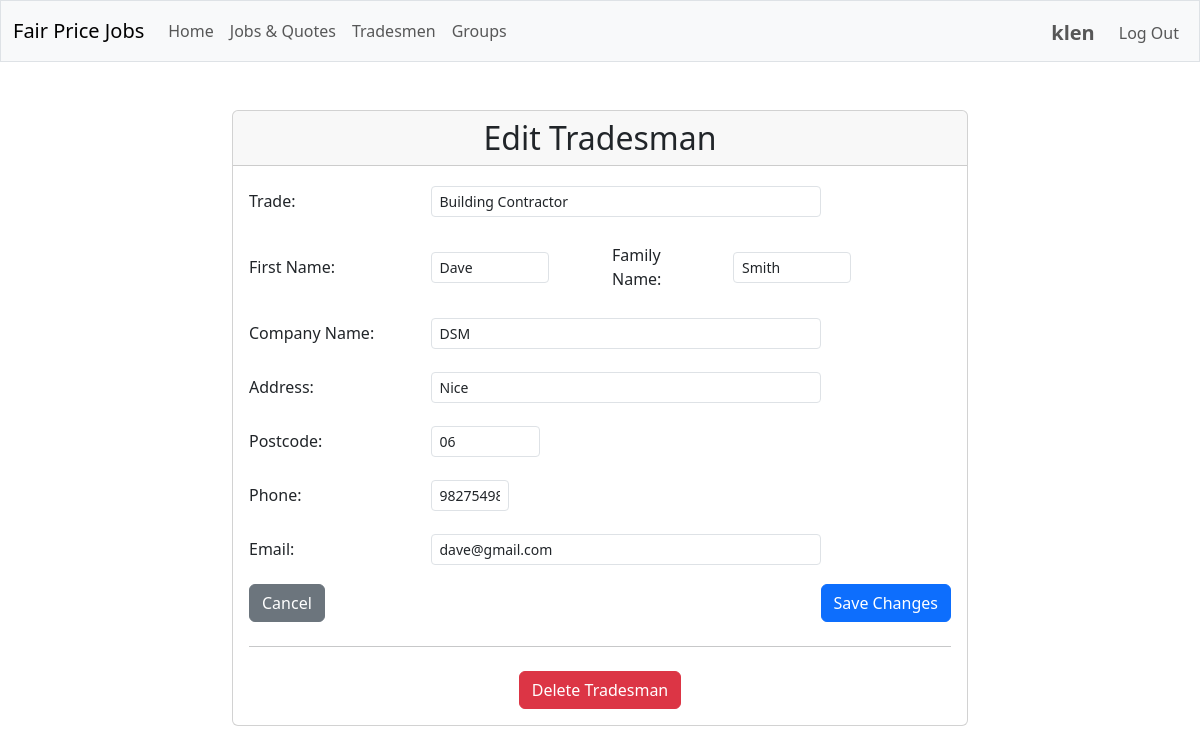
Before: /edit_tradesman/1 (signed in) with the older database file.
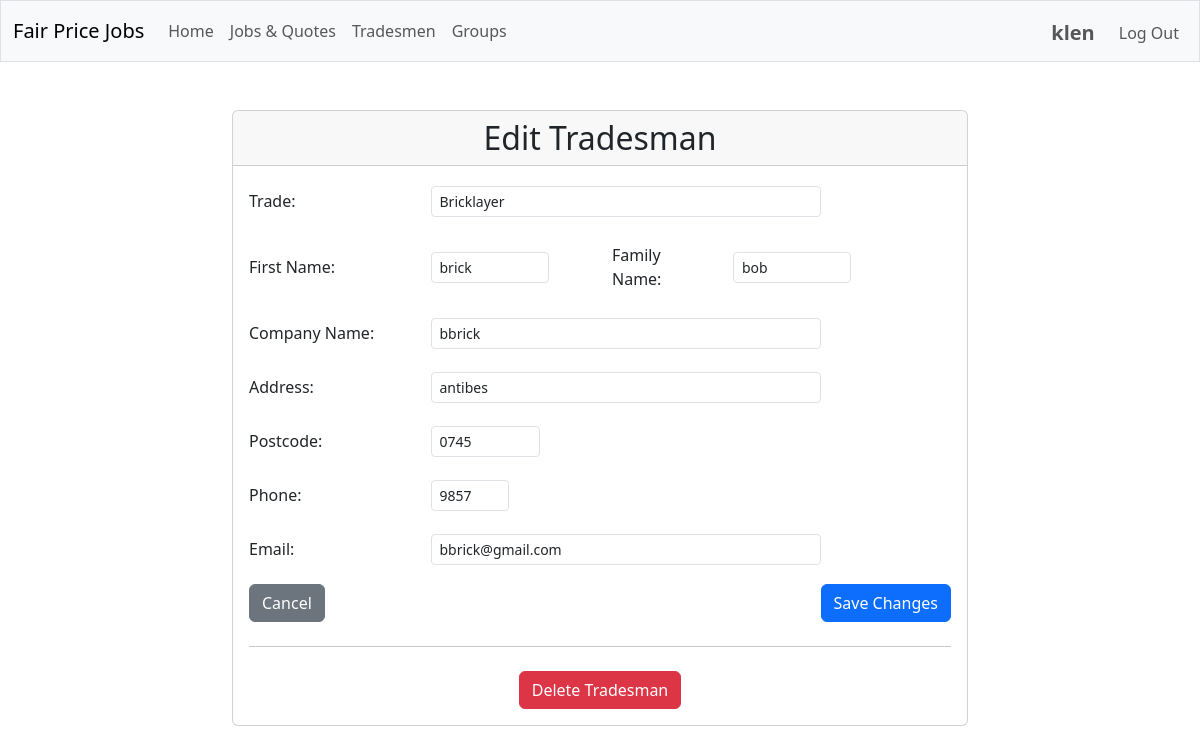
After: the same page with the newer database file.
### tables this page shows
CREATE TABLE tradesmen (
    id INTEGER PRIMARY KEY AUTOINCREMENT,
    trade TEXT NOT NULL,
    first_name TEXT,
    family_name TEXT NOT NULL,
    company_name TEXT,
    address TEXT NOT NULL,
    postcode TEXT NOT NULL,
    phone_number TEXT NOT NULL,
    email TEXT
);

### app/routes/tradesmen.py (the view, shortened to what this page needs)
@tradesmen_bp.route("/edit_tradesman/<int:tradesman_id>", methods=["GET", "POST"])
@login_required
def edit_tradesman(tradesman_id: int) -> Union[str, Response]:
    can_edit = tradesman_service.can_user_edit_tradesman(session["user_id"], tradesman_id)
    tradesman = tradesman_service.get_tradesman_by_id(tradesman_id)
    if not tradesman or not can_edit:
        flash("Tradesman not found or you don't have permission to edit.", "error")
        return redirect(url_for("main.index"))
    return render_template("edit_tradesman.html", tradesman=tradesman, can_delete=can_edit)

### app/helpers.py (called while the page is built)
def login_required(f: Callable) -> Callable:
    @wraps(f)
    def decorated_function(*args: Any, **kwargs: Any) -> Union[Response, Any]:
        if session.get("user_id") is None:
            return redirect("/login")
        return f(*args, **kwargs)
    return decorated_function

### app/services/database.py (called while the page is built)
def get_db_service() -> DatabaseService:
    return db_service

    def get_connection(self):
        if self.database_path is None:
            raise ValueError("Database path is not configured")
        try:
            if not hasattr(g, '_database'):
                g._database = sqlite3.connect(self.database_path, isolation_level=None)
                g._database.row_factory = sqlite3.Row
                g._database.execute("PRAGMA foreign_keys = ON")
            return g._database
        except RuntimeError:
            if not hasattr(self, '_test_connection'):
                self._test_connection = sqlite3.connect(self.database_path, isolation_level=None)
                self._test_connection.row_factory = sqlite3.Row
                self._test_connection.execute("PRAGMA foreign_keys = ON")
            return self._test_connection

### templates/edit_tradesman.html (shortened to what the changed rows need)
{% extends "layout.html" %}
{% block main %}
    <div class="container">
        <div class="row justify-content-center">
            <div class="col-md-8">
                <div class="card">
                    <div class="card-header">
                        <h2 class="mb-0">Edit Tradesman</h2>
                    </div>
                    <div class="card-body">
                        <form method="post">
                            <div class="mb-3 row align-items-center">
                                <div class="col-md-9">
                                    <input type="text" class="form-control form-control-sm w-75" id="trade" name="trade" value="{{ tradesman.trade }}" required>
                                </div>
                            </div>
                            <div class="mb-3 row align-items-center">
                                <div class="col-md-3">
                                    <input type="text" class="form-control form-control-sm w-75" id="first_name" name="first_name" value="{{ tradesman.first_name }}">
                                </div>
                                <div class="col-md-3">
                                    <input type="text" class="form-control form-control-sm w-75" id="family_name" name="family_name" value="{{ tradesman.family_name }}" required>
                                </div>
                            </div>
                            <div class="mb-3 row align-items-center">
                                <div class="col-md-9">
                                    <input type="text" class="form-control form-control-sm w-75" id="company_name" name="company_name" value="{{ tradesman.company_name }}">
                                </div>
                            </div>
                            <div class="mb-3 row align-items-center">
                                <div class="col-md-9">
                                    <input type="text" class="form-control form-control-sm w-75" id="address" name="address" value="{{ tradesman.address }}" required>
                                </div>
                            </div>
                            <div class="mb-3 row align-items-center">
                                <div class="col-md-4">
                                    <input type="text" class="form-control form-control-sm w-50" id="postcode" name="postcode" value="{{ tradesman.postcode }}" required>
                                </div>
                            </div>
                            <div class="mb-3 row align-items-center">
                                <div class="col-md-3">
                                    <input type="tel" class="form-control form-control-sm w-50" id="phone_number" name="phone_number" value="{{ tradesman.phone_number }}" required>
                                </div>
                            </div>
                            <div class="mb-3 row align-items-center">
                                <div class="col-md-9">
                                    <input type="email" class="form-control form-control-sm w-75" id="email" name="email" value="{{ tradesman.email }}">
                                </div>
                            </div>
                        </form>
                    </div>
                </div>
            </div>
        </div>
    </div>
{% endblock %}

Changed rows visible on the page:
changed tradesmen: trade "Building Contractor" → "Bricklayer"; first_name "Dave" → "brick"; family_name "Smith" → "bob"; company_name "DSM" → "bbrick"; address "Nice" → "antibes"; postcode "06" → "0745"; phone_number "98275498" → "9857"; email "dave@gmail.com" → "bbrick@gmail.com"
